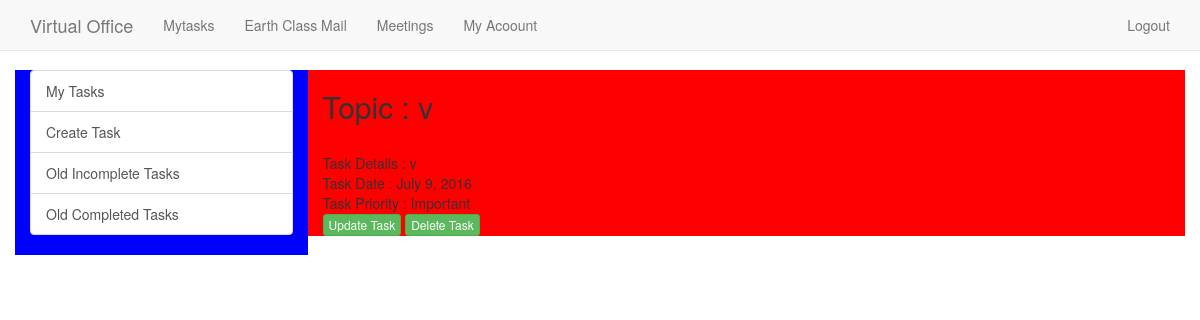
Page /tasks/3/ (signed in) on the committed database.
### tasks/models.py (models this page shows, shortened)
class Tasks(models.Model):
	user=models.ForeignKey(User,on_delete=models.CASCADE)
	End_Date = models.DateField()
	timestamp = models.DateTimeField(auto_now_add=True, auto_now=False)
	updated = models.DateTimeField(auto_now_add=False, auto_now= True)
	Task_CHOICES = (
        ('Important', 'Important'),
        ('Normal', 'Normal'),
    )
	Task_Priority = models.CharField(
        max_length=15,
        choices=Task_CHOICES
    )
	Task_Topic = models.CharField(max_length=50)
	Task_Details = models.TextField()
	Task_complete = models.BooleanField(default=False)
	class Meta:
		ordering = ['End_Date']

### tasks/views.py (the view)
# urls.py: url(r'^(?P<pk>[0-9]+)/$',views.Selecttask.as_view(), name='Selecttask'),
@method_decorator(login_required,name='dispatch')
class Selecttask(generic.DetailView):
	template_name = 'tasks/tasksdetail.html'
	model = Tasks
	def get_object(self):
		object = super(Selecttask, self).get_object()
		return object
	context_object_name = 'send'

### tasks/templates/tasks/tasksdetail.html (shortened to what this page needs)
{% extends 'basemain.html' %}
{% block content %}
<div class="row">
{% include 'tasks/taskside.html'%}
	<div class="col-md-9 col-sm-6" style='background-color:red;'>
		<h2>
		Topic : {{send.Task_Topic}}
		</h2>
		<br>
		Task Details : {{send.Task_Details}}
		<br>
		Task Date : {{send.End_Date}}
		<br>
		Task Priority : {{send.Task_Priority}}
		<br>
		<a href ="{%url 'tasks:Updatetask' send.id %}" class="btn btn-success btn-xs" role="button">Update Task  </a>
		<a href ="{%url 'tasks:Deletetask' send.id %}" class="btn btn-success btn-xs" role="button">Delete Task  </a>
	</div>
</div>
{% endblock %}

### basic/static/css/navbar-fixed-top.css (style rules this page uses)
body { min-height: 2000px; padding-top: 70px; }

### rows in the picture
Tasks: Task_Topic "v", Task_Details "v", End_Date "July 9, 2016", Task_Priority "Important"
